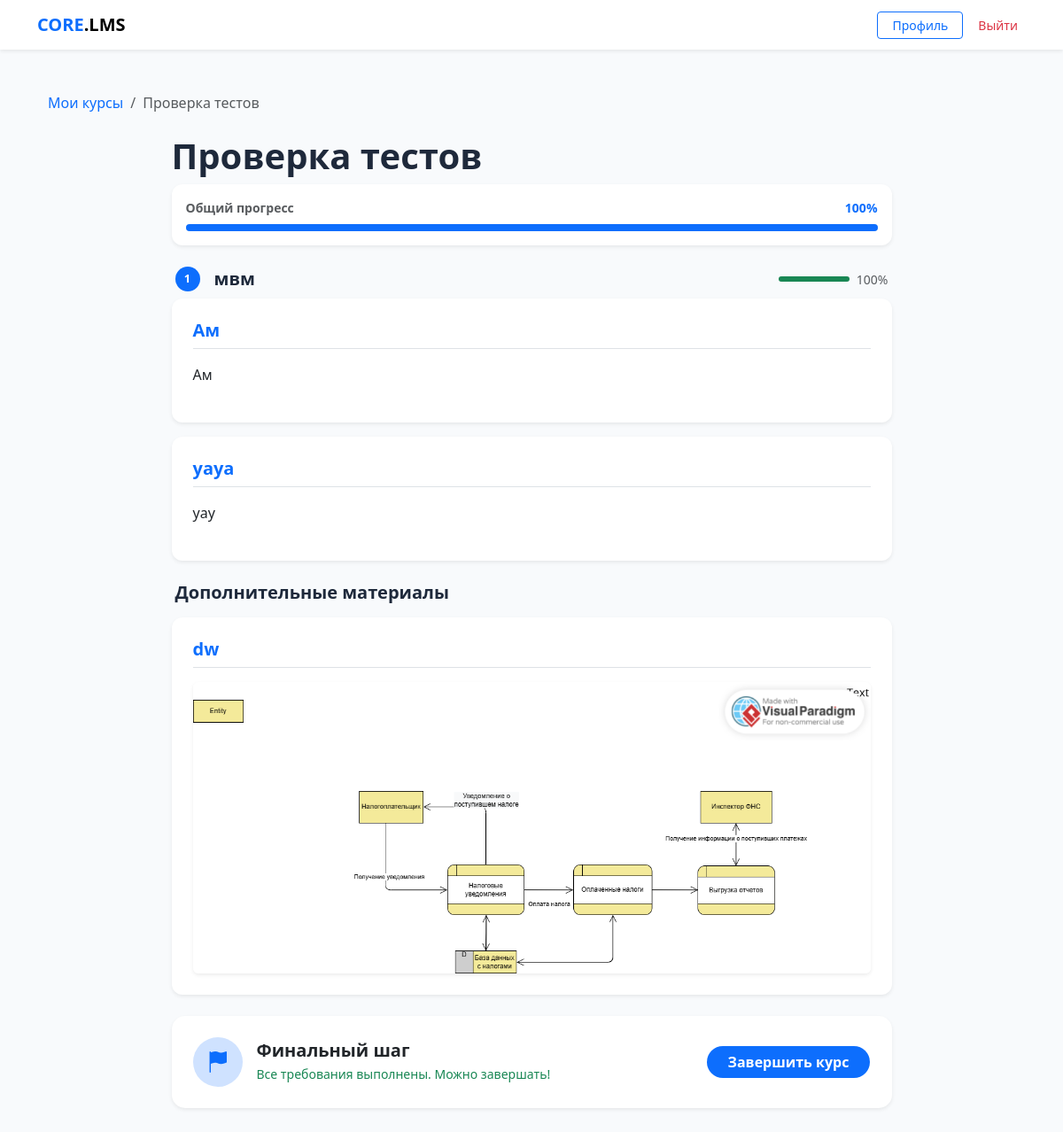
The page /course/3/ (signed in) on the database as committed earlier.
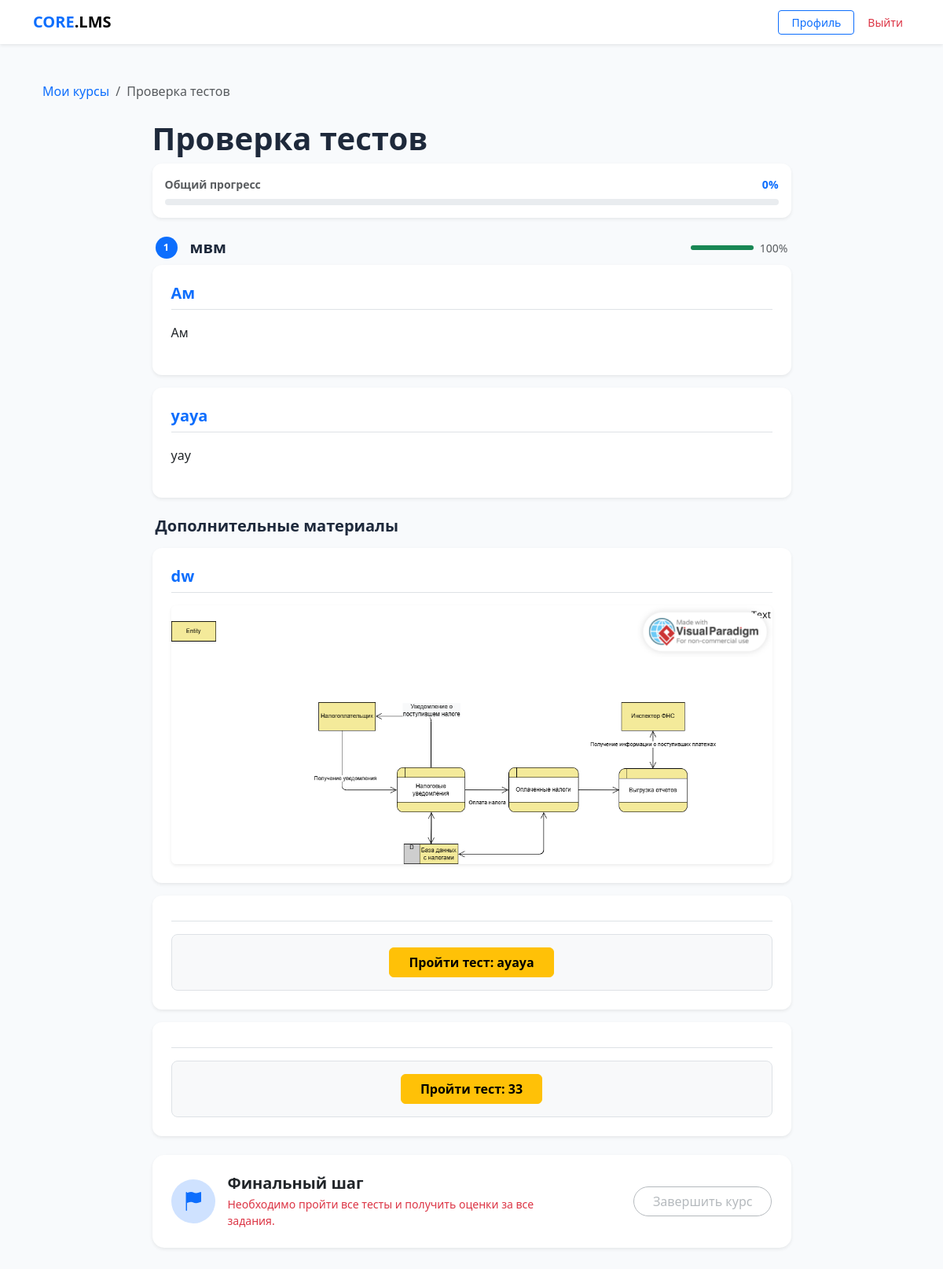
The same page on the database as committed later.
### core/models.py (models this page shows, shortened)
class Course(models.Model):
    title = models.CharField(max_length=255)
    description = models.TextField(blank=True)
    author = models.ForeignKey(CustomUser, on_delete=models.CASCADE, related_name='authored_courses')
    groups = models.ManyToManyField(Group, related_name='available_courses', blank=True)
    created_at = models.DateTimeField(auto_now_add=True)
    available_from = models.DateTimeField(null=True, blank=True,
        help_text='Дата открытия курса. Пусто — доступен сразу.')
    available_until = models.DateTimeField(null=True, blank=True,
        help_text='Дата закрытия курса. Пусто — бессрочно.')
    allow_self_enroll = models.BooleanField(default=False,
        help_text='Разрешить студентам подключаться по коду доступа')
    access_code = models.CharField(max_length=32, blank=True, null=True,
        help_text='Код для самостоятельного подключения к курсу')

class Section(models.Model):
    course = models.ForeignKey(Course, on_delete=models.CASCADE, related_name='sections')
    title = models.CharField(max_length=255)
    order = models.PositiveIntegerField(default=0)
    class Meta:
        ordering = ['order', 'id']

class ContentBlock(models.Model):
    BLOCK_TYPES = (
        ('text', 'Текст'),
        ('file', 'Файл/Медиа'),
        ('quiz', 'Тест'),
        ('assignment', 'Задание'),
    )
    course = models.ForeignKey(Course, on_delete=models.CASCADE, related_name='blocks')
    section = models.ForeignKey('Section', on_delete=models.SET_NULL,
                                null=True, blank=True, related_name='blocks')
    title = models.CharField(max_length=255)
    block_type = models.CharField(max_length=20, choices=BLOCK_TYPES)
    content_text = models.TextField(blank=True, null=True)
    content_file = models.FileField(upload_to='course_contents/', blank=True, null=True)
    content_quiz = models.ForeignKey(Quiz, on_delete=models.SET_NULL, blank=True, null=True,
                                     related_name='blocks')
    order = models.PositiveIntegerField(default=0)

class Quiz(models.Model):
    course = models.ForeignKey(Course, on_delete=models.CASCADE, related_name='quizzes')
    title = models.CharField(max_length=255)
    max_attempts = models.PositiveIntegerField(
        default=0,
        help_text='0 — неограниченное количество попыток'
    )
    shuffle_questions = models.BooleanField(
        default=False,
        help_text='Перемешивать вопросы случайно для каждого студента'
    )
    time_limit_minutes = models.PositiveIntegerField(
        null=True, blank=True,
        help_text='Ограничение по времени в минутах. Пусто — без ограничений.'
    )
    available_from = models.DateTimeField(null=True, blank=True,
        help_text='Дата открытия теста. Пусто — доступен сразу.')
    available_until = models.DateTimeField(null=True, blank=True,
        help_text='Дата закрытия теста. Пусто — бессрочно.')

### core/views.py (the view, shortened to what this page needs)
# urls.py: path('course/<int:course_id>/', views.course_detail, name='course_detail'),
@login_required
def course_detail(request, course_id):
    if request.user.role == 'student':
        has_access = (
            Course.objects.filter(
                id=course_id,
                groups__in=request.user.groups.all()
            ).exists() or
            CourseEnrollment.objects.filter(
                student=request.user,
                course_id=course_id
            ).exists()
        )
        if not has_access:
            from django.http import Http404
            raise Http404
        course = get_object_or_404(Course, id=course_id)
    else:
        course = get_object_or_404(Course, id=course_id)
    sections = course.sections.prefetch_related('blocks').all()
    loose_blocks = course.blocks.filter(section=None).order_by('order')
    all_blocks = course.blocks.all().order_by('order')
    quiz_ids = all_blocks.filter(block_type='quiz').values_list('content_quiz_id', flat=True)
    quizzes_to_pass = Quiz.objects.filter(id__in=quiz_ids)
    passed_quiz_ids = list(StudentResult.objects.filter(
        student=request.user, quiz__in=quizzes_to_pass
    ).values_list('quiz_id', flat=True).distinct())
    attempts_by_quiz = {}
    for quiz in quizzes_to_pass:
        used = StudentResult.objects.filter(student=request.user, quiz=quiz).count()
        attempts_by_quiz[quiz.id] = {
            'used': used,
            'max': quiz.max_attempts,
            'blocked': quiz.max_attempts > 0 and used >= quiz.max_attempts,
            'left': max(0, quiz.max_attempts - used) if quiz.max_attempts > 0 else None,
        }
    submissions_by_assignment = {}
    section_progress = {}
    for section in sections:
        lesson_blocks = section.blocks.all()
        total = lesson_blocks.count()
        done = 0
        for b in lesson_blocks:
            if b.block_type == 'quiz' and b.content_quiz_id in passed_quiz_ids:
                done += 1
            elif b.block_type in ('text', 'file'):
                done += 1  # текст и файл считаем просмотренными
        pct = int((done / total) * 100) if total > 0 else 0
        section_progress[section.id] = {'done': done, 'total': total, 'pct': pct}
    total_quizzes = len(quizzes_to_pass)
    passed_count = len(passed_quiz_ids)
    quizzes_ok = total_quizzes <= passed_count
    assignment_blocks = list(all_blocks.filter(block_type='assignment'))
    total_assignments = len(assignment_blocks)
    graded_assignments = sum(
        1 for b in assignment_blocks
        if submissions_by_assignment.get(
            getattr(b, 'assignment', None) and b.assignment.id
        ) and submissions_by_assignment.get(b.assignment.id)
        and submissions_by_assignment[b.assignment.id].status == 'graded'
    )
    assignments_ok = graded_assignments >= total_assignments
    all_quizzes_passed = quizzes_ok and assignments_ok
    assignment_blocks = list(all_blocks.filter(block_type='assignment'))
    total_items = total_quizzes + len(assignment_blocks)
    done_items = passed_count
    overall_pct = int((done_items / total_items) * 100) if total_items > 0 else 100
    completion = CourseCompletion.objects.filter(
        student=request.user, course=course).first()
    return render(request, 'core/course_detail.html', {
        'course': course,
        'sections': sections,
        'loose_blocks': loose_blocks,
        'all_quizzes_passed': all_quizzes_passed,
        'is_completed': completion is not None,
        'completion': completion,
        'passed_quiz_ids': passed_quiz_ids,
        'attempts_by_quiz': attempts_by_quiz,
        'submissions_by_assignment': submissions_by_assignment,
        'section_progress': section_progress,
        'overall_pct': overall_pct,
    })

### core/templates/core/course_detail.html (shortened to what this page needs)
{% extends "core/base.html" %}
{% load core_extras %}
{% block content %}
<div class="container py-4">
    <nav aria-label="breadcrumb" class="mb-4">
        <ol class="breadcrumb">
            <li class="breadcrumb-item"><a href="{% url 'dashboard' %}" class="text-decoration-none">Мои курсы</a></li>
            <li class="breadcrumb-item active">{{ course.title }}</li>
        </ol>
    </nav>
    <div class="row justify-content-center">
        <div class="col-lg-9">
            <h1 class="fw-bold mb-2">{{ course.title }}</h1>
            {% if not is_completed %}
            <div class="card border-0 shadow-sm mb-4 p-3">
                <div class="d-flex justify-content-between align-items-center mb-2">
                    <span class="small fw-semibold text-muted">Общий прогресс</span>
                    <span class="small fw-bold text-primary">{{ overall_pct }}%</span>
                </div>
                <div class="progress" style="height:8px;border-radius:4px;">
                    <div class="progress-bar bg-primary" style="width:{{ overall_pct }}%;transition:width .5s;"></div>
                </div>
            </div>
            {% endif %}
            {% for section in sections %}
            {% with lp=section_progress|lookup:section.id %}
            <div class="mb-4">
                <div class="d-flex align-items-center gap-3 mb-2 px-1">
                    <div class="lesson-num">{{ forloop.counter }}</div>
                    <h5 class="fw-bold mb-0 flex-grow-1">{{ section.title }}</h5>
                    {% if lp %}
                    <div class="d-flex align-items-center gap-2 flex-shrink-0">
                        <div class="progress" style="width:80px;height:6px;border-radius:3px;">
                            <div class="progress-bar {% if lp.pct == 100 %}bg-success{% else %}bg-primary{% endif %}"
                                 style="width:{{ lp.pct }}%;"></div>
                        </div>
                        <small class="text-muted">{{ lp.pct }}%</small>
                    </div>
                    {% endif %}
                </div>
                {% for block in section.blocks.all %}
                {% include "core/block_content.html" %}
                {% empty %}
                <div class="text-muted small ps-4 py-2">Блоков нет</div>
                {% endfor %}
            </div>
            {% endwith %}
            {% endfor %}
            {% if loose_blocks %}
            {% if sections %}
            <h5 class="fw-bold mb-3 mt-4 px-1">Дополнительные материалы</h5>
            {% endif %}
            {% for block in loose_blocks %}
            {% include "core/block_content.html" %}
            {% endfor %}
            {% endif %}
            <div class="card shadow-sm border-0 p-4 mb-5 mt-4" style="border-radius:15px;">
                <div class="row align-items-center">
                    <div class="col-md-8">
                        {% if is_completed %}
                        <div class="d-flex align-items-center gap-3">
                            <div class="bg-success-subtle rounded-circle d-flex align-items-center justify-content-center"
                                 style="width:56px;height:56px;flex-shrink:0;">
                                <i class="bi bi-trophy-fill text-success fs-4"></i>
                            </div>
                            <div>
                                <h5 class="fw-bold mb-1">Поздравляем!</h5>
                                <p class="text-muted mb-0 small">Курс успешно завершён.</p>
                            </div>
                        </div>
                        {% else %}
                        <div class="d-flex align-items-center gap-3">
                            <div class="bg-primary-subtle rounded-circle d-flex align-items-center justify-content-center"
                                 style="width:56px;height:56px;flex-shrink:0;">
                                <i class="bi bi-flag-fill text-primary fs-4"></i>
                            </div>
                            <div>
                                <h5 class="fw-bold mb-1">Финальный шаг</h5>
                                {% if all_quizzes_passed %}
                                <p class="text-success mb-0 small">Все требования выполнены. Можно завершать!</p>
                                {% else %}
                                <p class="text-danger mb-0 small">Необходимо пройти все тесты и получить оценки за все задания.</p>
                                {% endif %}
                            </div>
                        </div>
                        {% endif %}
                    </div>
                    <div class="col-md-4 text-md-end mt-3 mt-md-0">
                        {% if is_completed %}
                        <span class="text-success fw-semibold">
                            <i class="bi bi-check2-all me-1"></i>{{ completion.completed_at|date:"d.m.Y" }}
                        </span>
                        {% elif all_quizzes_passed %}
                        <form action="{% url 'complete_course' course.id %}" method="post">
                            <button type="submit" class="btn btn-primary px-4 fw-bold rounded-pill">
                                Завершить курс
                            </button>
                        </form>
                        {% else %}
                        <button class="btn btn-outline-secondary px-4 rounded-pill disabled" style="opacity:.5;">
                            Завершить курс
                        </button>
                        {% endif %}
                    </div>
                </div>
            </div>
        </div>
    </div>
</div>
{% endblock %}

### core/templates/core/block_content.html (shortened to what this page needs)
{% load core_extras %}
<div class="card shadow-sm border-0 mb-3 overflow-hidden">
    <div class="card-body p-4">
        <h5 class="fw-bold border-bottom pb-2 mb-3 text-primary">{{ block.title }}</h5>
        {% if block.block_type == 'text' %}
            <div style="line-height:1.7;">{{ block.content_text|linebreaks }}</div>
        {% elif block.block_type == 'file' and block.content_file %}
            <div class="text-center">
                {% with f=block.content_file.url|lower %}
                    {% if ".jpg" in f or ".png" in f or ".jpeg" in f or ".webp" in f %}
                        <img src="{{ block.content_file.url }}" class="img-fluid rounded shadow-sm">
                    {% elif ".mp4" in f or ".webm" in f %}
                        <div class="ratio ratio-16x9 rounded shadow-sm">
                            <video controls class="rounded">
                                <source src="{{ block.content_file.url }}" type="video/mp4">
                            </video>
                        </div>
                    {% elif ".mp3" in f or ".wav" in f or ".m4a" in f %}
                        <audio controls class="w-100">
                            <source src="{{ block.content_file.url }}" type="audio/mpeg">
                        </audio>
                    {% else %}
                        <a href="{{ block.content_file.url }}" class="btn btn-outline-primary" download>
                            <i class="bi bi-download me-2"></i>Скачать материал
                        </a>
                    {% endif %}
                {% endwith %}
            </div>
        {% elif block.block_type == 'quiz' and block.content_quiz %}
            {% with quiz=block.content_quiz %}
            <div class="text-center py-3 bg-light rounded-3 border">
                {% if quiz.id in passed_quiz_ids %}
                    <p class="text-success fw-bold mb-0">
                        <i class="bi bi-check-circle-fill me-2"></i>Тест «{{ quiz.title }}» пройден
                    </p>
                {% else %}
                    {% if quiz.max_attempts > 0 %}
                    {% with att=attempts_by_quiz|lookup:quiz.id %}
                    {% if att %}
                    <div class="mb-2">
                        {% if att.blocked %}
                        <span class="badge bg-danger-subtle text-danger border border-danger-subtle px-3 py-2">
                            <i class="bi bi-lock me-1"></i>Попытки исчерпаны ({{ att.used }}/{{ att.max }})
                        </span>
                        {% else %}
                        <span class="badge bg-light text-muted border px-3 py-2">
                            <i class="bi bi-arrow-repeat me-1"></i>Осталось попыток: {{ att.left }} из {{ att.max }}
                        </span>
                        {% endif %}
                    </div>
                    {% if not att.blocked %}
                    <a href="{% url 'take_quiz' quiz.id %}" class="btn btn-warning fw-bold px-4">
                        Пройти тест: {{ quiz.title }}
                    </a>
                    {% endif %}
                    {% endif %}
                    {% endwith %}
                    {% else %}
                    <a href="{% url 'take_quiz' quiz.id %}" class="btn btn-warning fw-bold px-4">
                        Пройти тест: {{ quiz.title }}
                    </a>
                    {% endif %}
                {% endif %}
            </div>
            {% endwith %}
        {% endif %}
    </div>
</div>

Rows that differ between the two databases and show on the page:
added ContentBlock: content_quiz "ауауа", shown under "Дополнительные материалы"
added ContentBlock: content_quiz "33", shown under "Дополнительные материалы"
Other text that changed with them:
{{ overall_pct }}: "100" → "0"
text no longer shown: "Все требования выполнены. Можно завершать!"
text now shown: "Необходимо пройти все тесты и получить оценки за все задания."
